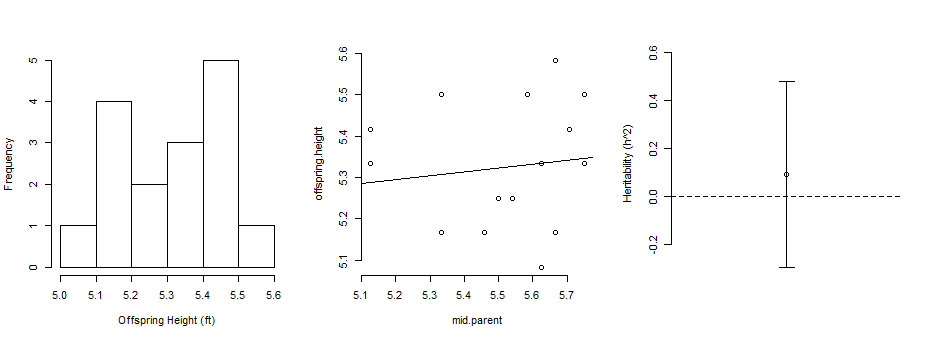

Recreate this plot in R.

dat = read.csv('./height_211_2014.csv')
head(dat)

## drop males because only 2 outliers exist
dat = dat[dat$Sex == 'F', ]

indep_vars = c('mom.height', 'dad.height', 'mid.parent')
mods = vector('list', 3)
h2 = se = rep(NA, 3)

mods[[1]] = lm(offspring.height ~ mom.height, data=dat)
mods[[2]] = lm(offspring.height ~ dad.height, data=dat)
mods[[3]] = lm(offspring.height ~ mid.parent, data=dat)

for(i in 1:3) {
    h2[i] = coef(mods[[i]])[2]
    se[i] = summary(mods[[i]])$coef[2,2]
}

par(mfrow=c(1,3))
plot(offspring.height ~ mom.height, data=dat)
abline(mods[[1]])
plot(offspring.height ~ dad.height, data=dat)
abline(mods[[2]])
plot(offspring.height ~ mid.parent, data=dat)
abline(mods[[3]])

ymin = min(h2 - 1.96 * se)
ymax = max(h2 + 1.96 * se)

par(mfrow=c(1,1))
plot(1:3, h2, ylim=c(ymin, ymax), frame.plot=F, axes=F,
     xlab='', ylab='Heritability (h^2)')
arrows(1:3, h2 - 1.96 * se,
       1:3, h2 + 1.96 * se, code=3, angle=90, length=.1 )
abline(h=0, lty=2)
axis(side=1, at = 1:3, labels = c('mom', 'dad', 'avg'))
axis(side=2)

par(mfrow=c(1,3))
hist(dat$offspring.height, main='', xlab='Offspring Height (ft)')
plot(offspring.height ~ mid.parent, data=dat, frame.plot=F)
abline(mods[[3]])
plot(1, h2[3], ylim=c(ymin, ymax), frame.plot=F, axes=F,
     xlab='', ylab='Heritability (h^2)')
arrows(1, h2[3] - 1.96 * se[3],
       1, h2[3] + 1.96 * se[3], code=3, angle=90, length=.1 )
abline(h=0, lty=2)
axis(side=2)
